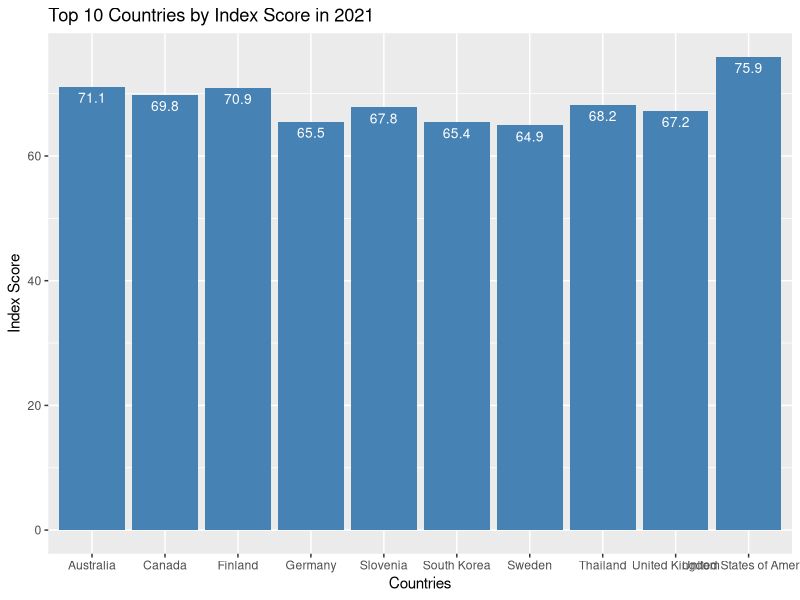

Here is the R script that generated this plot:
library(ggplot2)

# pass in dataset needed for bar chart
top_10_scores_2021 <- read.csv("data/Top-10-GHS-Index-2021.csv")

# create a bar chart for the top 10 index scores in the year 2021
barchart <- ggplot(top_10_scores_2021, aes(x = Country, y = OVERALL.SCORE)) +
  geom_bar(stat="identity", fill="steelblue") +
  geom_text(aes(label=OVERALL.SCORE), vjust = 1.6, color = "white", size = 3.5) +
  labs(
    x = "Countries", 
    y = "Index Score",
    title = "Top 10 Countries by Index Score in 2021"
  )
barchart
